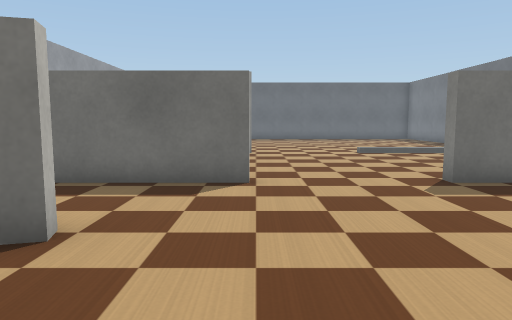
[1] (above)

19 first-person views from a walk through a Webots world. The camera is 0.62 m above the floor, tilts 6° down and sees 70° across. The floor is counted in squares, 0.5 m on a side. Each view is taken from the middle of a square. On the plan, view 1 faces up. The plan holds only what a view shows up to about 15 squares ahead; the rest is blank. The place goes on beyond the plan. Robots are left out. Simple shapes and patterns stand in for the simulator's stock objects.

[2]
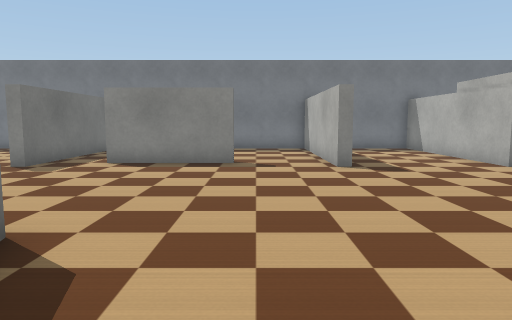

[3]
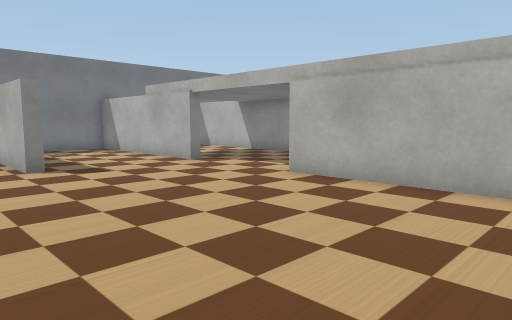

[4]
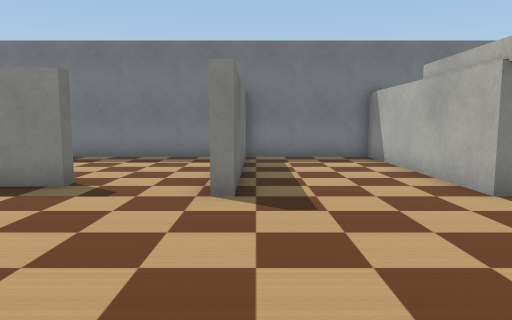

[5]
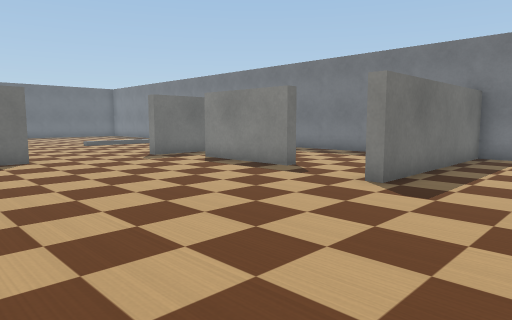

[6]
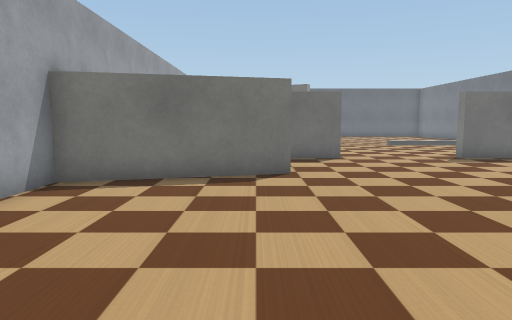

[7]
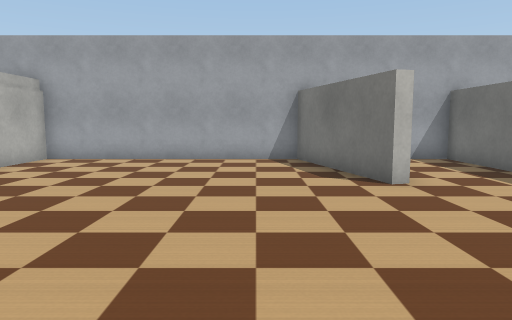

[8]
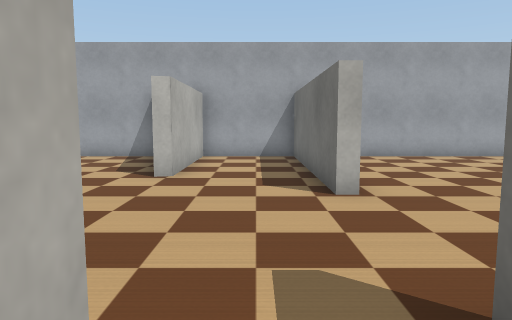

[9]
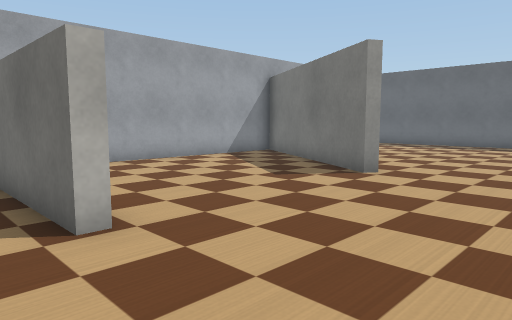

[10]
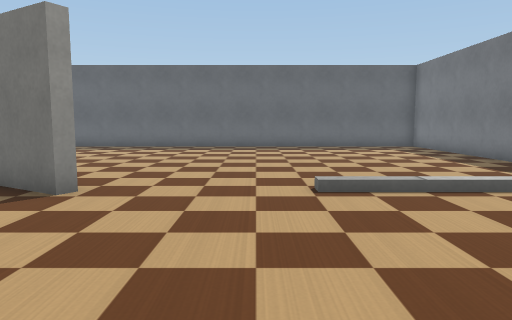

[11]
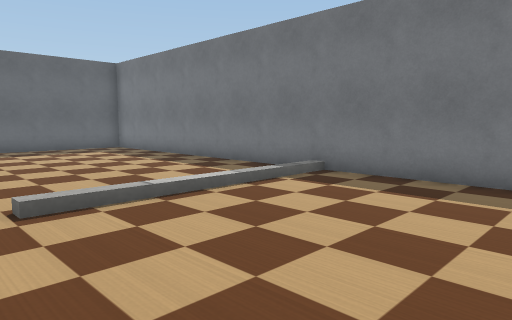

[12]
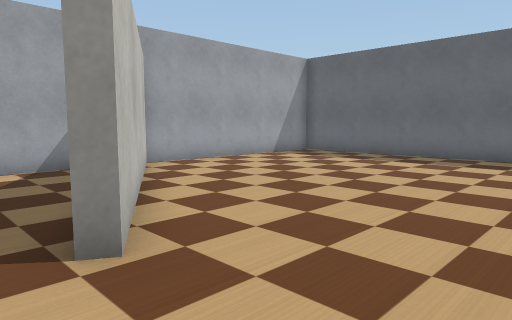

[13]
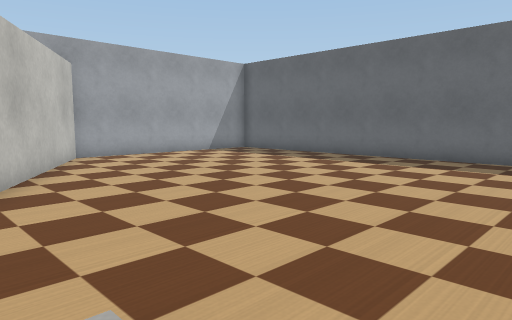

[14]
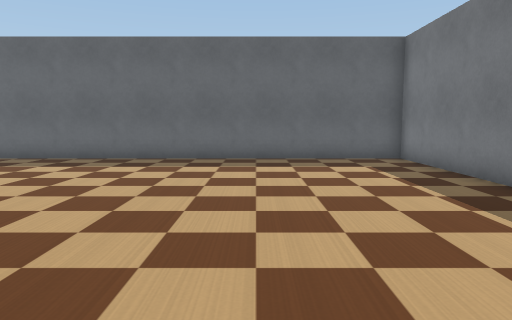

[15]
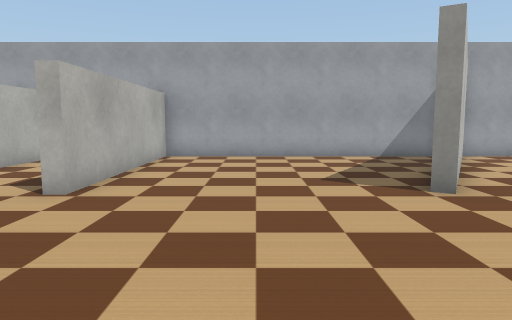

[16]
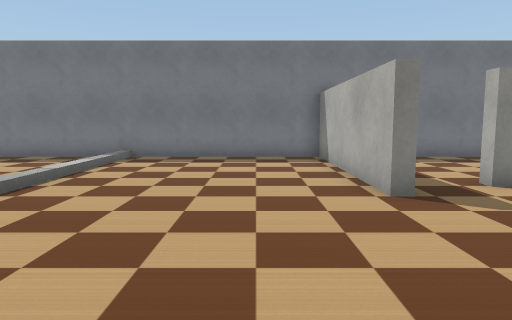

[17]
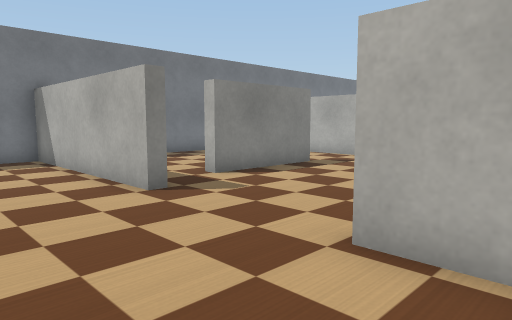

[18]
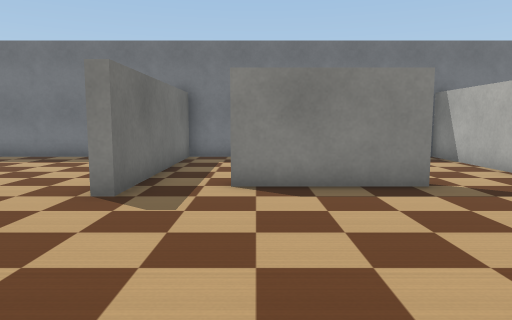

[19]
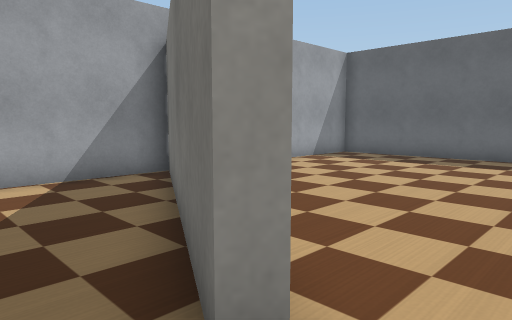

### Floor plan
Points are (right, up) in squares from view 1. A wall is a line through its corners. A room is listed if a view was taken in it or the views show most of it. See-through windows are left out.
Room 1 (views 1, 2, 3, 4, 5, 6, 7, 8, 9, 10, 18)
walls: (5.4, 1.7) (4.9, 1.7) (4.9, 5.5) (5.4, 5.5); (-0.1, 7.8) (-0.1, 7.4) (-7.1, 7.4); (11, -1.6) (4, -1.6) (4, -1.2) (11, -1.2); (-7.1, 4.1) (-2.3, 4.1) (-2.2, 3.7) (-7.2, 2.4); (11, 7.4) (4, 7.4) (4, 7.8); (-7.1, 7.5) (-7.1, -6) (11, -6); (10.9, -6.5) (10.9, 7.4)
ways out: opening at (2, 7.5) to room 2
Room 2 (views 11, 12, 13, 14, 15, 16, 17, 19)
walls: (4, 7.8) (11, 7.8); (-7.1, 7.8) (-0.1, 7.8); (10.9, 7.4) (10.9, 26.3) (-7.1, 26.3) (-7.1, 18.4) (-0.2, 14.4) (-0.4, 14.1) (-7.1, 18) (-7.1, 7.5)
ways out: opening at (2, 7.5) to room 1

Where each view was taken, in squares from view 1:
view 1: 0 up, 0 right, facing up
view 2: 1 up, 6 left, facing right
view 3: 1 up, 6 left, facing down-right
view 4: 2 down, 2 left, facing right
view 5: 5 down, 3 left, facing up-right
view 6: 5 down, 3 left, facing up
view 7: 1 up, 5 right, facing left
view 8: 6 up, 6 right, facing left
view 9: 6 up, 4 right, facing up-left
view 10: 8 up, 3 right, facing up
view 11: 9 up, 3 right, facing up-right
view 12: 13 up, 3 right, facing up-left
view 13: 14 up, 6 right, facing up-left
view 14: 14 up, 6 right, facing up
view 15: 11 up, 6 right, facing left
view 16: 10 up, 2 left, facing right
view 17: 11 up, 2 left, facing down-right
view 18: 5 up, 2 left, facing right
view 19: 13 up, 1 right, facing up-left
